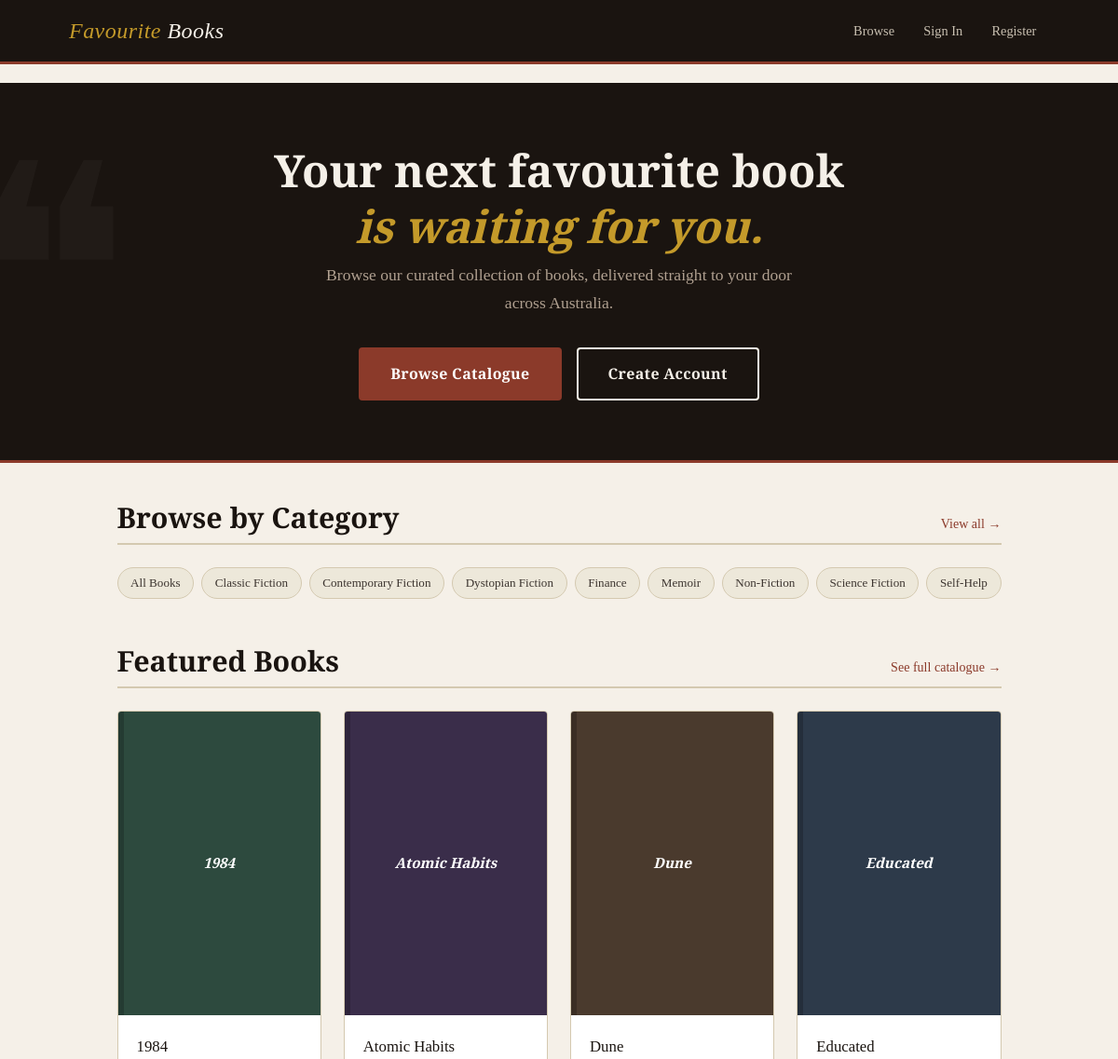
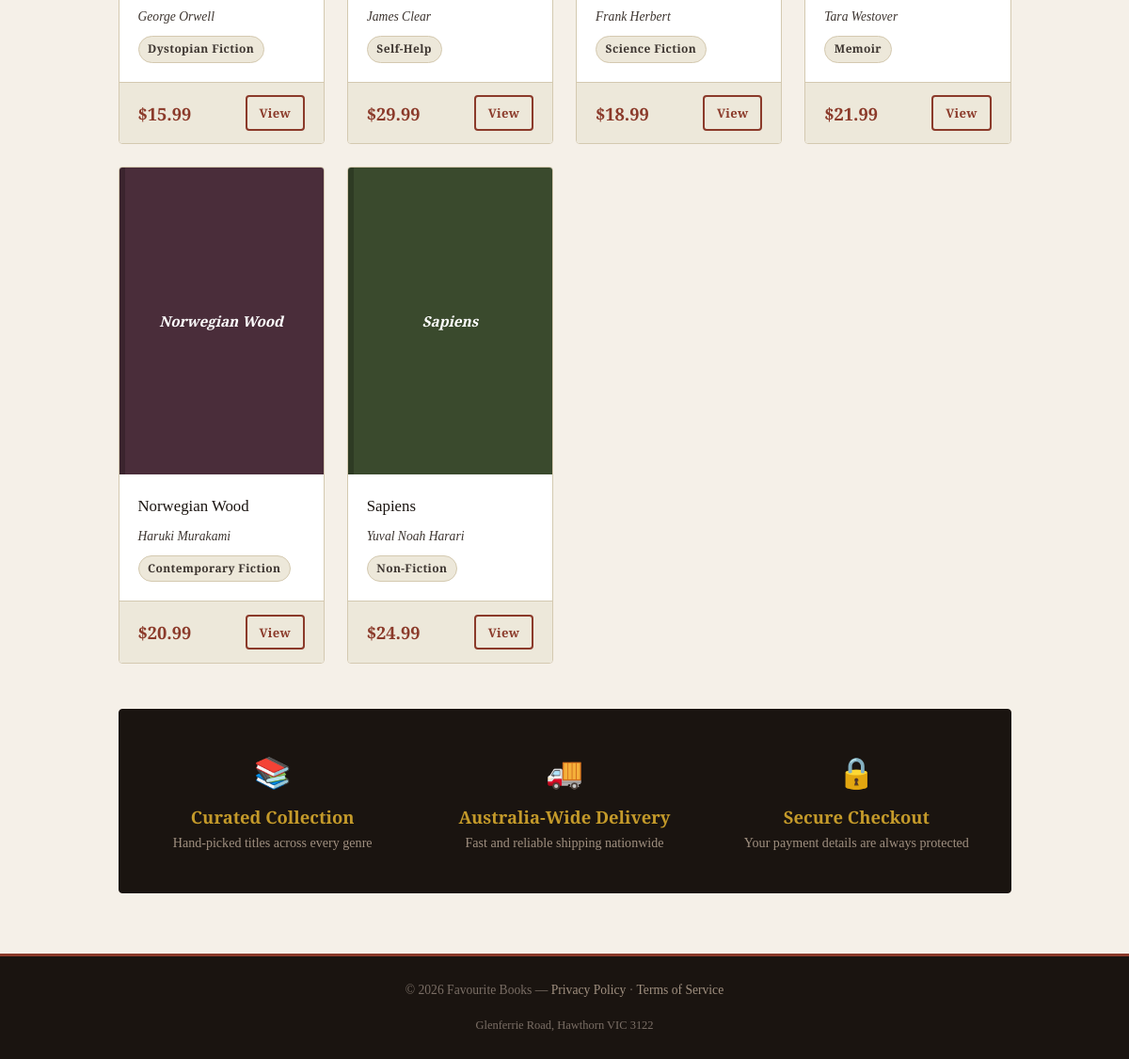
The page / on the database its author committed (2 pictures, top to bottom).
### tables this page shows
CREATE TABLE products (
                id INTEGER PRIMARY KEY AUTOINCREMENT,
                title TEXT NOT NULL,
                author TEXT NOT NULL,
                isbn TEXT NOT NULL UNIQUE,
                price REAL NOT NULL,
                stock INTEGER NOT NULL DEFAULT 0,
                category TEXT NOT NULL,
                description TEXT,
                available INTEGER NOT NULL DEFAULT 1
            );

### app.py (the view)
@app.route("/")
def index():
    cat = Catalogue()
    featured = cat.get_all_available()[:6]
    categories = cat.get_all_categories()
    return render_template("index.html", featured=featured, categories=categories)

### models/catalogue.py (called while the page is built)
    @property
    def id(self):
        return self._id

    @property
    def title(self):
        return self._title

    @property
    def author(self):
        return self._author

    @property
    def price(self):
        return self._price

    @property
    def category(self):
        return self._category

    def get_all_available(self):
        rows = self._db.fetchall("SELECT * FROM products WHERE available = 1 ORDER BY title")
        return [self._row_to_product(r) for r in rows]

    def get_all_categories(self):
        rows = self._db.fetchall("SELECT DISTINCT category FROM products WHERE available = 1 ORDER BY category")
        return [row["category"] for row in rows]

    def _row_to_product(self, r):
        return Product(r["id"], r["title"], r["author"], r["isbn"],
                       r["price"], r["stock"], r["category"],
                       r["description"], r["available"])

### models/database.py (called while the page is built)
    def __new__(cls):
        if cls._instance is None:
            cls._instance = super().__new__(cls)
            cls._instance._connection = None
        return cls._instance

    def get_connection(self):
        if self._connection is None:
            self._connection = sqlite3.connect(self._db_path, check_same_thread=False)
            self._connection.row_factory = sqlite3.Row
            self._connection.execute("PRAGMA foreign_keys = ON")
        return self._connection

    def fetchall(self, query, params=()):
        conn = self.get_connection()
        cursor = conn.cursor()
        cursor.execute(query, params)
        return cursor.fetchall()

### templates/index.html (shortened to what this page needs)
{% extends "base.html" %}
{% block full_width %}
<section class="hero">
  <div class="container">
    <h1>Your next favourite book<br><span>is waiting for you.</span></h1>
    <p>Browse our curated collection of books, delivered straight to your door across Australia.</p>
    <div class="hero-actions">
      <a href="{{ url_for('catalogue') }}" class="btn btn-primary btn-lg">Browse Catalogue</a>
      {% if not session.get('account_id') %}
        <a href="{{ url_for('register') }}" class="btn btn-outline btn-lg" style="color: var(--cream); border-color: var(--cream);">Create Account</a>
      {% endif %}
    </div>
  </div>
</section>
{% endblock %}
{% block content %}
<div class="section">
  <div class="section-header">
    <h2>Browse by Category</h2>
    <a href="{{ url_for('catalogue') }}">View all →</a>
  </div>
  <div class="filter-tags">
    <a href="{{ url_for('catalogue') }}" class="filter-tag">All Books</a>
    {% for cat in categories %}
      <a href="{{ url_for('catalogue', category=cat) }}" class="filter-tag">{{ cat }}</a>
    {% endfor %}
  </div>
</div>
<div class="section">
  <div class="section-header">
    <h2>Featured Books</h2>
    <a href="{{ url_for('catalogue') }}">See full catalogue →</a>
  </div>
  {% if featured %}
    <div class="book-grid">
      {% for book in featured %}
        {% set colors = ['#2d4a3e','#3a2d4a','#4a3a2d','#2d3a4a','#4a2d3a','#3a4a2d'] %}
        <a href="{{ url_for('book_detail', book_id=book.id) }}" style="text-decoration: none;">
          <div class="card">
            <div class="book-cover" style="background: {{ colors[loop.index0 % colors|length] }};">
              {{ book.title }}
            </div>
            <div class="card-body">
              <div class="card-title">{{ book.title }}</div>
              <div class="card-subtitle">{{ book.author }}</div>
              <span class="badge badge-category">{{ book.category }}</span>
            </div>
            <div class="card-footer">
              <span class="price">${{ "%.2f"|format(book.price) }}</span>
              <span class="btn btn-outline btn-sm">View</span>
            </div>
          </div>
        </a>
      {% endfor %}
    </div>
  {% else %}
    <div class="no-results">No books available at this time.</div>
  {% endif %}
</div>
<div class="panel" style="background: var(--ink); color: var(--cream); border-color: var(--ink);">
  <div style="display: grid; grid-template-columns: repeat(auto-fit, minmax(180px, 1fr)); gap: 2rem; text-align: center; padding: 1rem 0;">
    <div>
      <div style="font-size: 2rem; margin-bottom: 0.5rem;">📚</div>
      <h4 style="color: var(--gold); margin-bottom: 0.3rem;">Curated Collection</h4>
      <p style="font-size: 0.88rem; color: #a09080; margin: 0;">Hand-picked titles across every genre</p>
    </div>
    <div>
      <div style="font-size: 2rem; margin-bottom: 0.5rem;">🚚</div>
      <h4 style="color: var(--gold); margin-bottom: 0.3rem;">Australia-Wide Delivery</h4>
      <p style="font-size: 0.88rem; color: #a09080; margin: 0;">Fast and reliable shipping nationwide</p>
    </div>
    <div>
      <div style="font-size: 2rem; margin-bottom: 0.5rem;">🔒</div>
      <h4 style="color: var(--gold); margin-bottom: 0.3rem;">Secure Checkout</h4>
      <p style="font-size: 0.88rem; color: #a09080; margin: 0;">Your payment details are always protected</p>
    </div>
  </div>
</div>
{% endblock %}

### rows shown on the page
products: category "Finance"
products: title "1984", author "George Orwell", category "Dystopian Fiction", price "15.99"
products: title "Atomic Habits", author "James Clear", category "Self-Help", price "29.99"
products: title "Dune", author "Frank Herbert", category "Science Fiction", price "18.99"
products: title "Educated", author "Tara Westover", category "Memoir", price "21.99"
products: title "Norwegian Wood", author "Haruki Murakami", category "Contemporary Fiction", price "20.99"
products: title "Sapiens", author "Yuval Noah Harari", category "Non-Fiction", price "24.99"

### other values the page prints
{{ cat }} "Classic Fiction" "Contemporary Fiction" "Dystopian Fiction" "Memoir" "Non-Fiction" "Science Fiction" "Self-Help"
